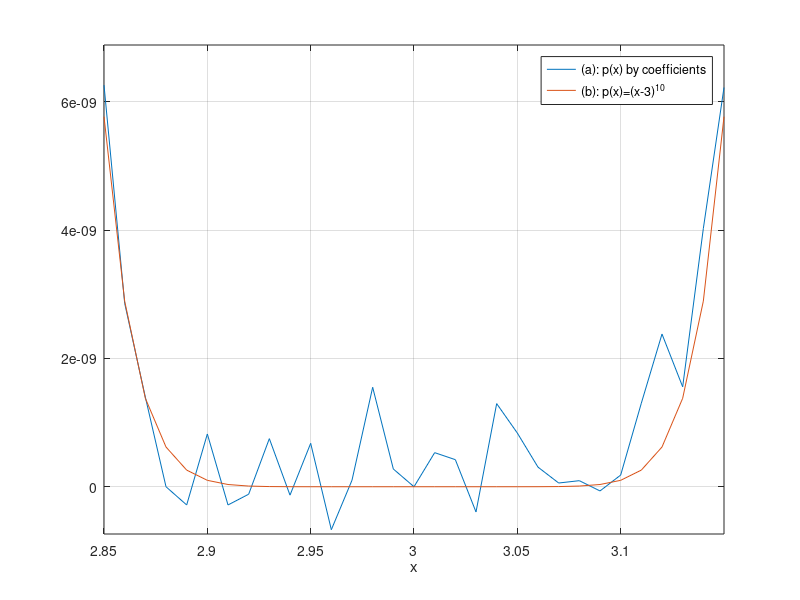

Source code (MATLAB):
% WIGGLEPOLY  Plot (x-3)^10  different ways.  Via coefficients: bad.

% exact coefficients of p(x) = (x-3)^10 when expanded in monomials:
c = [1 -30 405 -3240 17010 -61236 153090 -262440 295245 -196830 59049];
x = 2.85:0.01:3.15;
ya = polyval(c, x);   % part (a)
yb = (x - 3).^10;     % part (b)
plot(x, ya, x, yb)
legend('(a): p(x) by coefficients', '(b): p(x)=(x-3)^{10}')
axis tight,  grid on,  xlabel x
